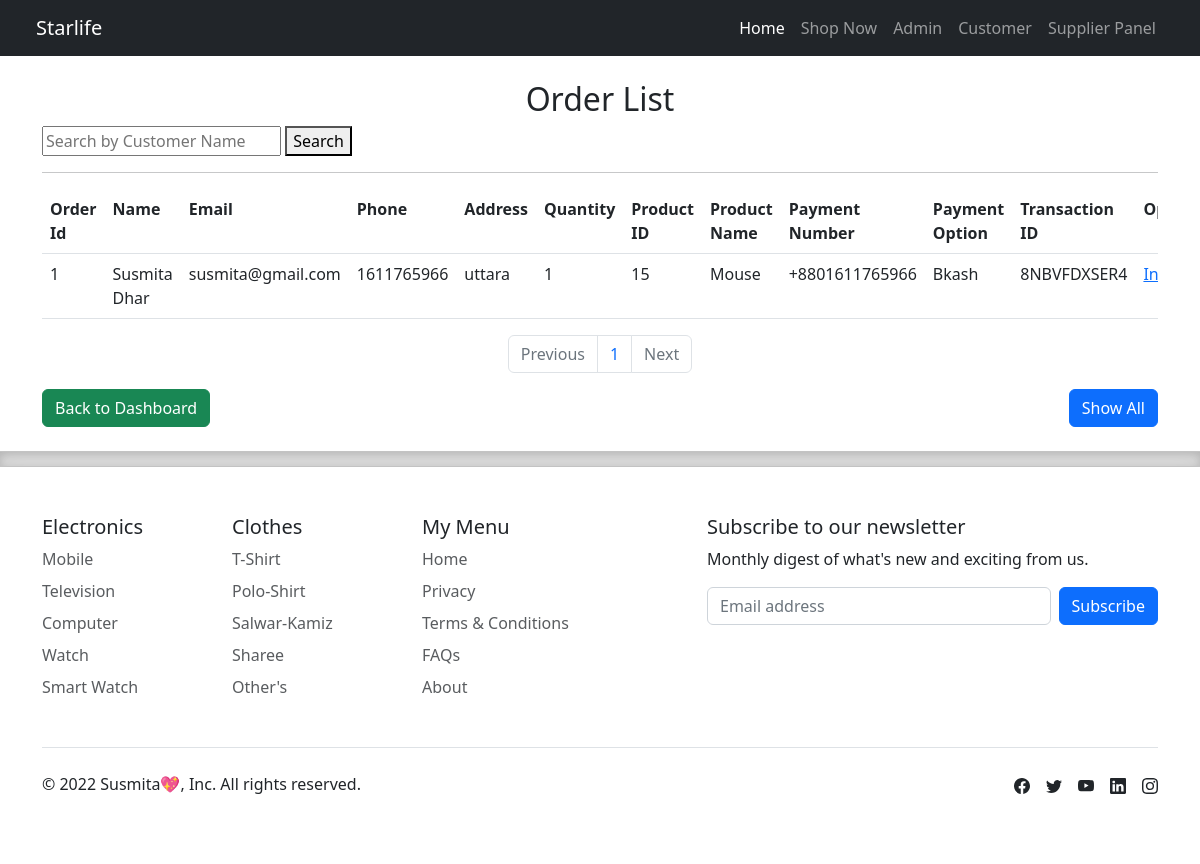
The page /admin/1orderlist.php (signed in) on the database its author committed.
### tables this page shows
CREATE TABLE `payment_details` (
  `order_id` int(100) NOT NULL,
  `name` varchar(50) NOT NULL,
  `email` varchar(50) NOT NULL,
  `phone` int(13) NOT NULL,
  `address` varchar(150) NOT NULL,
  `quantity` int(10) NOT NULL,
  `product_id` int(10) NOT NULL,
  `supplier_id` int(10) NOT NULL,
  `product_name` varchar(50) NOT NULL,
  `updated_price` decimal(65,0) NOT NULL,
  `payment_number` int(13) NOT NULL,
  `transaction_id` varchar(12) NOT NULL,
  `payment_option` varchar(100) NOT NULL
);

### admin/1orderlist.php (the view, shortened to what this page needs)
<?php
include('../connection.php');
?>
<!DOCTYPE html>
<html lang="en">
<head>
    <link rel="stylesheet" href="../css/bootstrap.min.css">
</head>
<body>
    <?php include('../header.php'); ?>
    <div class="container">
        <h2 class="txt1" style="text-align: center;">Order List</h2>
        <form action="" method="post">
            <input type="text" name="search_name" placeholder="Search by Customer Name" required>
            <button type="submit">Search</button>
        </form>
        <hr>
        <div class="table-responsive">
            <table class="table">
                <tr>
                    <th>Order Id</th>
                    <th>Name</th>
                    <th>Email</th>
                    <th>Phone</th>
                    <th>Address</th>
                    <th>Quantity</th>
                    <th>Product ID</th>
                    <th>Product Name</th>
                    <th>Payment Number</th>
                    <th>Payment Option</th>
                    <th>Transaction ID</th>
                    <th colspan="2">Operation</th>
                </tr>
                <?php
                global $get_page;
                if ($get_page == "" || $get_page == "1") {
                    $target_page = 1;
                } else {
                    $target_page = $_GET['page'];
                }
                $page_first_result = ($target_page - 1) * 5;
                global $recv;
                $sql = "SELECT * FROM `payment_details` WHERE `name` LIKE '%$recv%' ORDER BY order_id DESC LIMIT $page_first_result,5";
                $result = mysqli_query($conn, $sql);
                while ($row = mysqli_fetch_assoc($result)) {
                ?>
                    <tr>
                        <td><?php echo $row['order_id'] ?></td>
                        <td><?php echo $row['name'] ?></td>
                        <td><?php echo $row['email'] ?></td>
                        <td><?php echo $row['phone'] ?></td>
                        <td><?php echo $row['address'] ?></td>
                        <td><?php echo $row['quantity'] ?></td>
                        <td><?php echo $row['product_id'] ?></td>
                        <td><?php echo $row['product_name'] ?></td>
                        <td>+880<?php echo $row['payment_number'] ?></td>
                        <td><?php echo $row['payment_option'] ?></td>
                        <td><?php echo $row['transaction_id'] ?></td>
                        <td>
                            <a href="1invoice.php?order_id=<?php echo $row['order_id']; ?>">Invoice</a>
                        </td>
                    </tr>
                <?php
                }
                ?>
            </table>
        </div>
        <div style="display: flex;justify-content:center;">
            <nav aria-label="...">
                <ul class="pagination">
                    <li class="page-item disabled">
                        <span class="page-link">Previous</span>
                    </li>
                    <?php
                    $sql1 = "SELECT * FROM `payment_details`";
                    $result1 = mysqli_query($conn, $sql1);
                    $count = mysqli_num_rows($result1);
                    $i = ($count / 5);
                    $page = ceil($i);
                    for ($target = 1; $target <= $page; $target++) {
                    ?>
                        <li class="page-item"><a class="page-link" href="1orderlist.php?page=<?php echo $target; ?>"><?php echo $target; ?></a></li>
                    <?php
                    }
                    ?>
                    <li class="page-item disabled">
                        <a class="page-link" href="#">Next</a>
                    </li>
                </ul>
            </nav>
        </div>
        <a href="1admindashboard.php" class="btn btn-success">Back to Dashboard</a>
        <a href="1orderlist.php" class="btn btn-primary" style="float: right;">Show All</a> <br><br>
    </div>
    <?php include('../footer.php')  ?>
</body>
</html>

### admin/1orderlist.php (style rules this page uses)
.txt1 { padding-top: 80px; }

### rows shown on the page
payment_details: order_id "1", name "Susmita Dhar", email "susmita@gmail.com", phone "1611765966", address "uttara", quantity "1", product "15", product_name "Mouse", payment_number "1611765966", payment_option "Bkash", transaction "8NBVFDXSER4"

### other values the page prints
$brandName "Starlife"
$authorName "Susmita"
